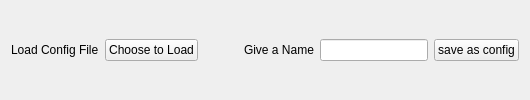
                <widget class="QWidget" name="widget_83" native="true">
                 <layout class="QHBoxLayout" name="horizontalLayout_69">
                  <item>
                   <widget class="QLabel" name="label_78">
                    <property name="text">
                     <string>Load Config File</string>
                    </property>
                   </widget>
                  </item>
                  <item>
                   <widget class="QPushButton" name="pushButton_24">
                    <property name="text">
                     <string>Choose to Load</string>
                    </property>
                   </widget>
                  </item>
                  <item>
                   <spacer name="horizontalSpacer_23">
                    <property name="orientation">
                     <enum>Qt::Horizontal</enum>
                    </property>
                    <property name="sizeHint" stdset="0">
                     <size>
                      <width>40</width>
                      <height>20</height>
                     </size>
                    </property>
                   </spacer>
                  </item>
                  <item>
                   <widget class="QLabel" name="label_79">
                    <property name="text">
                     <string>Give a Name</string>
                    </property>
                   </widget>
                  </item>
                  <item>
                   <widget class="QLineEdit" name="lineEdit_19">
                    <property name="sizePolicy">
                     <sizepolicy hsizetype="Preferred" vsizetype="Fixed">
                      <horstretch>0</horstretch>
                      <verstretch>0</verstretch>
                     </sizepolicy>
                    </property>
                   </widget>
                  </item>
                  <item>
                   <widget class="QPushButton" name="pushButton_25">
                    <property name="text">
                     <string>save as config</string>
                    </property>
                   </widget>
                  </item>
                 </layout>
                </widget>
